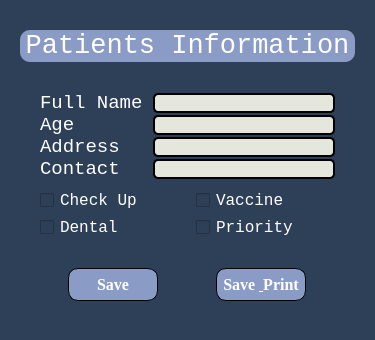
           <widget class="QFrame" name="frame_leftBody">
            <property name="maximumSize">
             <size>
              <width>350</width>
              <height>16777215</height>
             </size>
            </property>
            <property name="styleSheet">
             <string notr="true">background-color: rgb(46, 64, 87);
color: white;
border: outset;
border-radius: 5px;</string>
            </property>
            <property name="frameShape">
             <enum>QFrame::StyledPanel</enum>
            </property>
            <property name="frameShadow">
             <enum>QFrame::Raised</enum>
            </property>
            <property name="lineWidth">
             <number>10</number>
            </property>
            <property name="midLineWidth">
             <number>10</number>
            </property>
            <layout class="QVBoxLayout" name="verticalLayout_2">
             <property name="spacing">
              <number>0</number>
             </property>
             <property name="leftMargin">
              <number>20</number>
             </property>
             <property name="topMargin">
              <number>30</number>
             </property>
             <property name="rightMargin">
              <number>20</number>
             </property>
             <property name="bottomMargin">
              <number>30</number>
             </property>
             <item>
              <widget class="QLabel" name="titleLabel">
               <property name="maximumSize">
                <size>
                 <width>16777214</width>
                 <height>100</height>
                </size>
               </property>
               <property name="font">
                <font>
                 <family>Consolas</family>
                 <pointsize>20</pointsize>
                 <weight>50</weight>
                 <italic>false</italic>
                 <bold>false</bold>
                </font>
               </property>
               <property name="styleSheet">
                <string notr="true">background-color: rgb(138, 155, 197);
border-radius: 10px;</string>
               </property>
               <property name="text">
                <string>Patients Information</string>
               </property>
               <property name="alignment">
                <set>Qt::AlignCenter</set>
               </property>
              </widget>
             </item>
             <item>
              <widget class="QFrame" name="frame">
               <layout class="QGridLayout" name="gridLayout_5">
                <property name="leftMargin">
                 <number>20</number>
                </property>
                <property name="topMargin">
                 <number>30</number>
                </property>
                <property name="rightMargin">
                 <number>20</number>
                </property>
                <property name="bottomMargin">
                 <number>0</number>
                </property>
                <property name="horizontalSpacing">
                 <number>10</number>
                </property>
                <property name="verticalSpacing">
                 <number>0</number>
                </property>
                <item row="2" column="0">
                 <widget class="QLabel" name="addressLabel">
                  <property name="font">
                   <font>
                    <family>Consolas</family>
                    <pointsize>14</pointsize>
                   </font>
                  </property>
                  <property name="text">
                   <string>Address</string>
                  </property>
                 </widget>
                </item>
                <item row="3" column="1">
                 <widget class="QLineEdit" name="ContactEdit">
                  <property name="styleSheet">
                   <string notr="true">QLineEdit{
	background-color: rgb(229, 230, 220);
	color: rgb(0, 71, 104);
	border-style: outset;
	border-width:2px;
	border-radius: 5px;
	border-color: black;
}
QLineEdit:hover{
	background-color: rgb(233, 231, 255);
}</string>
                  </property>
                 </widget>
                </item>
                <item row="1" column="0">
                 <widget class="QLabel" name="ageLabel">
                  <property name="font">
                   <font>
                    <family>Consolas</family>
                    <pointsize>14</pointsize>
                   </font>
                  </property>
                  <property name="text">
                   <string>Age</string>
                  </property>
                 </widget>
                </item>
                <item row="3" column="0">
                 <widget class="QLabel" name="contactLabel">
                  <property name="font">
                   <font>
                    <family>Consolas</family>
                    <pointsize>14</pointsize>
                   </font>
                  </property>
                  <property name="text">
                   <string>Contact</string>
                  </property>
                 </widget>
                </item>
                <item row="0" column="1">
                 <widget class="QLineEdit" name="nameEdit">
                  <property name="styleSheet">
                   <string notr="true">QLineEdit{
	background-color: rgb(229, 230, 220);
	color: rgb(0, 71, 104);
	border-style: outset;
	border-width:2px;
	border-radius: 5px;
	border-color: black;
}
QLineEdit:hover{
	background-color: rgb(233, 231, 255);
}</string>
                  </property>
                  <property name="text">
                   <string/>
                  </property>
                 </widget>
                </item>
                <item row="1" column="1">
                 <widget class="QLineEdit" name="ageEdit">
                  <property name="styleSheet">
                   <string notr="true">QLineEdit{
	background-color: rgb(229, 230, 220);
	color: rgb(0, 71, 104);
	border-style: outset;
	border-width:2px;
	border-radius: 5px;
	border-color: black;
}
QLineEdit:hover{
	background-color: rgb(233, 231, 255);
}</string>
                  </property>
                  <property name="text">
                   <string/>
                  </property>
                 </widget>
                </item>
                <item row="2" column="1">
                 <widget class="QLineEdit" name="addressEdit">
                  <property name="styleSheet">
                   <string notr="true">QLineEdit{
	background-color: rgb(229, 230, 220);
	color: rgb(0, 71, 104);
	border-style: outset;
	border-width:2px;
	border-radius: 5px;
	border-color: black;
}
QLineEdit:hover{
	background-color: rgb(233, 231, 255);
}</string>
                  </property>
                 </widget>
                </item>
                <item row="0" column="0">
                 <widget class="QLabel" name="nameLabel">
                  <property name="font">
                   <font>
                    <family>Consolas</family>
                    <pointsize>14</pointsize>
                   </font>
                  </property>
                  <property name="text">
                   <string>Full Name</string>
                  </property>
                 </widget>
                </item>
               </layout>
              </widget>
             </item>
             <item>
              <widget class="QFrame" name="frame">
               <property name="minimumSize">
                <size>
                 <width>0</width>
                 <height>80</height>
                </size>
               </property>
               <property name="maximumSize">
                <size>
                 <width>16777215</width>
                 <height>80</height>
                </size>
               </property>
               <layout class="QGridLayout" name="gridLayout_6">
                <property name="leftMargin">
                 <number>0</number>
                </property>
                <property name="topMargin">
                 <number>0</number>
                </property>
                <property name="rightMargin">
                 <number>0</number>
                </property>
                <property name="bottomMargin">
                 <number>0</number>
                </property>
                <property name="spacing">
                 <number>0</number>
                </property>
                <item row="0" column="0">
                 <widget class="QFrame" name="frame">
                  <layout class="QGridLayout" name="gridLayout">
                   <property name="leftMargin">
                    <number>20</number>
                   </property>
                   <property name="bottomMargin">
                    <number>20</number>
                   </property>
                   <item row="0" column="0">
                    <widget class="QCheckBox" name="checkUpBox">
                     <property name="minimumSize">
                      <size>
                       <width>150</width>
                       <height>0</height>
                      </size>
                     </property>
                     <property name="maximumSize">
                      <size>
                       <width>150</width>
                       <height>16777215</height>
                      </size>
                     </property>
                     <property name="font">
                      <font>
                       <family>Consolas</family>
                       <pointsize>12</pointsize>
                      </font>
                     </property>
                     <property name="text">
                      <string>Check Up</string>
                     </property>
                     <attribute name="buttonGroup">
                      <string notr="true">buttonGroup</string>
                     </attribute>
                    </widget>
                   </item>
                   <item row="0" column="1">
                    <widget class="QCheckBox" name="vaccineBox">
                     <property name="minimumSize">
                      <size>
                       <width>150</width>
                       <height>0</height>
                      </size>
                     </property>
                     <property name="font">
                      <font>
                       <family>Consolas</family>
                       <pointsize>12</pointsize>
                      </font>
                     </property>
                     <property name="text">
                      <string>Vaccine</string>
                     </property>
                     <attribute name="buttonGroup">
                      <string notr="true">buttonGroup</string>
                     </attribute>
                    </widget>
                   </item>
                   <item row="1" column="0">
                    <widget class="QCheckBox" name="dentalBox">
                     <property name="minimumSize">
                      <size>
                       <width>150</width>
                       <height>0</height>
                      </size>
                     </property>
                     <property name="maximumSize">
                      <size>
                       <width>150</width>
                       <height>16777215</height>
                      </size>
                     </property>
                     <property name="font">
                      <font>
                       <family>Consolas</family>
                       <pointsize>12</pointsize>
                      </font>
                     </property>
                     <property name="text">
                      <string>Dental</string>
                     </property>
                     <attribute name="buttonGroup">
                      <string notr="true">buttonGroup</string>
                     </attribute>
                    </widget>
                   </item>
                   <item row="1" column="1">
                    <widget class="QCheckBox" name="priorityBox">
                     <property name="minimumSize">
                      <size>
                       <width>150</width>
                       <height>0</height>
                      </size>
                     </property>
                     <property name="font">
                      <font>
                       <family>Consolas</family>
                       <pointsize>12</pointsize>
                      </font>
                     </property>
                     <property name="text">
                      <string>Priority</string>
                     </property>
                     <attribute name="buttonGroup">
                      <string notr="true">buttonGroup</string>
                     </attribute>
                    </widget>
                   </item>
                  </layout>
                 </widget>
                </item>
               </layout>
              </widget>
             </item>
             <item>
              <widget class="QFrame" name="frame">
               <property name="minimumSize">
                <size>
                 <width>0</width>
                 <height>50</height>
                </size>
               </property>
               <property name="maximumSize">
                <size>
                 <width>16777215</width>
                 <height>50</height>
                </size>
               </property>
               <layout class="QHBoxLayout" name="horizontalLayout">
                <property name="spacing">
                 <number>10</number>
                </property>
                <property name="leftMargin">
                 <number>0</number>
                </property>
                <property name="topMargin">
                 <number>0</number>
                </property>
                <property name="rightMargin">
                 <number>0</number>
                </property>
                <property name="bottomMargin">
                 <number>0</number>
                </property>
                <item>
                 <widget class="QPushButton" name="saveBtn">
                  <property name="minimumSize">
                   <size>
                    <width>90</width>
                    <height>0</height>
                   </size>
                  </property>
                  <property name="maximumSize">
                   <size>
                    <width>0</width>
                    <height>16777215</height>
                   </size>
                  </property>
                  <property name="font">
                   <font>
                    <family>Times New Roman</family>
                    <pointsize>12</pointsize>
                    <weight>75</weight>
                    <bold>true</bold>
                   </font>
                  </property>
                  <property name="styleSheet">
                   <string notr="true">QPushButton{
	background-color: rgb(138, 155, 197);
	color: white;
	border-style: outset;
	border-width:1px;
	border-radius: 10px;
	border-color: black;
	padding: 6px;
	mid-width: 10px;
}
QPushButton:hover{
	background-color: rgb(186, 172, 255);
}</string>
                  </property>
                  <property name="text">
                   <string>Save</string>
                  </property>
                 </widget>
                </item>
                <item>
                 <widget class="QPushButton" name="saveAndPrintBtn">
                  <property name="minimumSize">
                   <size>
                    <width>90</width>
                    <height>0</height>
                   </size>
                  </property>
                  <property name="maximumSize">
                   <size>
                    <width>0</width>
                    <height>16777215</height>
                   </size>
                  </property>
                  <property name="font">
                   <font>
                    <family>Times New Roman</family>
                    <pointsize>12</pointsize>
                    <weight>75</weight>
                    <bold>true</bold>
                   </font>
                  </property>
                  <property name="styleSheet">
                   <string notr="true">QPushButton{
	background-color: rgb(138, 155, 197);
	color: white;
	border-style: outset;
	border-width:1px;
	border-radius: 10px;
	border-color: black;
	padding: 6px;
	mid-width: 10px;
}
QPushButton:hover{
	background-color: rgb(186, 172, 255);
}</string>
                  </property>
                  <property name="text">
                   <string>Save &amp; Print</string>
                  </property>
                  <property name="default">
                   <bool>false</bool>
                  </property>
                  <property name="flat">
                   <bool>false</bool>
                  </property>
                 </widget>
                </item>
               </layout>
              </widget>
             </item>
            </layout>
           </widget>
